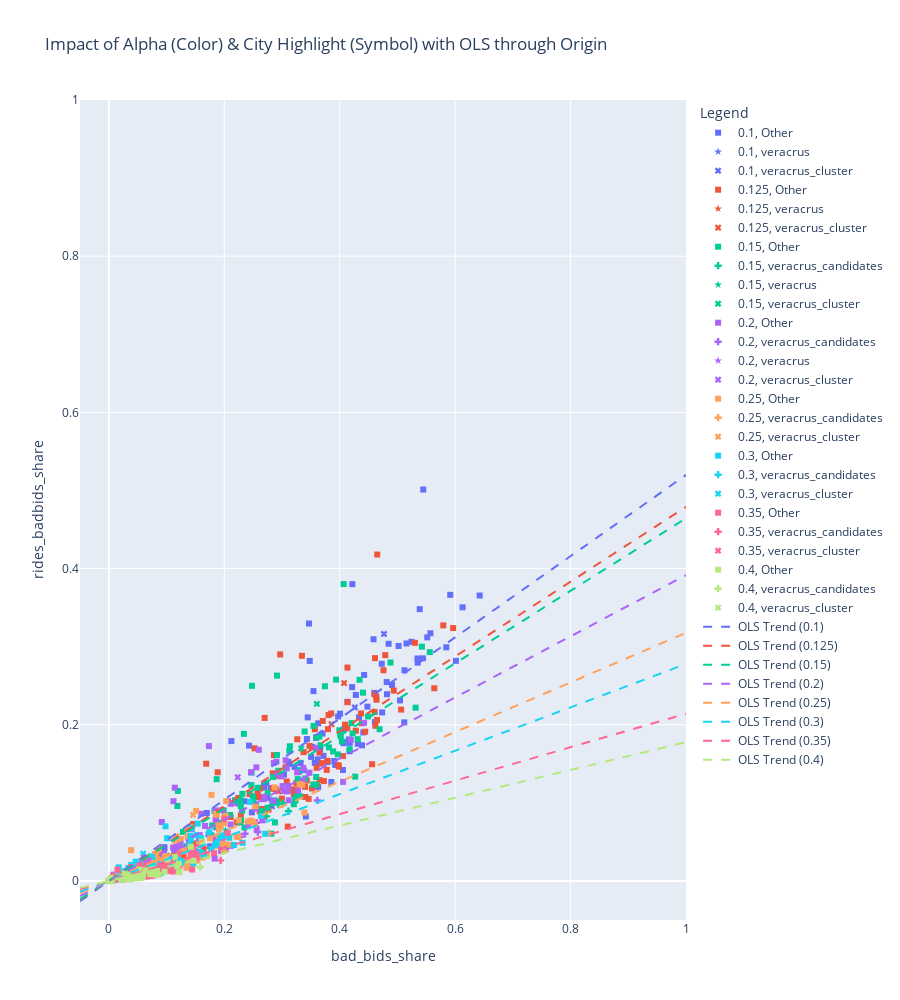

Here is the notebook cell this chart was saved with:
### Code cell
df_filtered = result_df.copy()
df_filtered['alpha_value_str'] = df_filtered['alpha_value'].astype(str)

df_filtered['highlight_status'] = 'Other'
df_filtered.loc[veracrus_candidates.index, 'highlight_status'] = 'veracrus_candidates'
try:
    df_filtered.loc[veracrus_candidates_refined.index, 'highlight_status'] = 'veracrus_candidates_refined'
except:
    pass
df_filtered.loc[reference_points_data.index, 'highlight_status'] = 'veracrus'

city_ids_for_veracrus = [4271, 4515, 4236, 5504, 5548]
df_filtered.loc[df_filtered['city_id'].isin(city_ids_for_veracrus), 'highlight_status'] = 'veracrus_cluster'

df_filtered = df_filtered[df_filtered['rides_count'] >= MIN_COMPLETED_ORDERS].copy()

if df_filtered.empty:
    print(f"DataFrame пуст после фильтрации с MIN_COMPLETED_ORDERS = {MIN_COMPLETED_ORDERS}. График не будет построен.")
else:
    fig = px.scatter(df_filtered,
                     x='bad_bids_share',
                     y='rides_badbids_share',
                     color='alpha_value_str',
                     symbol='highlight_status',
                     symbol_map={
                         'veracrus': 'star',
                         'veracrus_candidates': 'cross'
                     },
                     hover_data=df_filtered.columns.tolist(),
                     title='Impact of Alpha (Color) & City Highlight (Symbol) with OLS through Origin',
                     labels={
                         'share_of_bad_bids': 'Share of Bad Bids',
                         'share_done_orders_with_bad_tender': 'Share of Completed Orders with Bad Tender',
                         'alpha_value_str': 'Alpha Value',
                         'highlight_status': 'City Status'
                     }
                    )

    alpha_color_map = {}
    for trace in fig.data:
        alpha_val_for_trace = trace.legendgroup
        if alpha_val_for_trace not in alpha_color_map:
            alpha_color_map[alpha_val_for_trace] = trace.marker.color
    print(alpha_color_map)

    unique_alpha_values = sorted(df_filtered['alpha_value_str'].unique())

    for current_alpha_str in unique_alpha_values:
        # Данные для OLS берутся по ВСЕМ точкам для текущего current_alpha_str
        group_data_for_ols = df_filtered[df_filtered['alpha_value_str'] == current_alpha_str]

        x_data = group_data_for_ols['bad_bids_share']
        y_data = group_data_for_ols['rides_badbids_share']

        valid_indices = x_data.notna() & y_data.notna()
        x_clean = x_data[valid_indices]
        y_clean = y_data[valid_indices]

        if len(x_clean) >= 2:
            try:
                model = sm.OLS(y_clean, x_clean)
                results = model.fit()

                if results.params.empty:
                    print(f"Предупреждение: Параметры OLS пусты для alpha_value_str = {current_alpha_str}.")
                    continue
                
                slope = results.params.iloc[0]

                if pd.notna(slope) and np.isfinite(slope):
                    x_range_for_line = np.array([-0.05, 1.0])
                    y_line = slope * x_range_for_line
                    
                    line_color = get_color_for_alpha(current_alpha_str, alpha_color_map)
                    if line_color is None:
                        print(f"Предупреждение: Цвет не найден для OLS alpha_value_str = {current_alpha_str}. Используется черный.")
                        line_color = 'rgba(0,0,0,0.5)'

                    fig.add_trace(go.Scatter(
                        x=x_range_for_line,
                        y=y_line,
                        mode='lines',
                        name=f'OLS Trend ({current_alpha_str})',
                        line=dict(color=line_color, width=2, dash='dash'),
                        legendgroup=f"group_{current_alpha_str}", 
                        showlegend=True
                    ))
                else:
                    print(f"Предупреждение: Наклон (slope) NaN/Inf для alpha_value_str = {current_alpha_str}.")
            except Exception as e:
                print(f"Ошибка OLS для alpha_value_str = {current_alpha_str}: {e}")
        else:
            print(f"Мало данных (нужно >= 2, есть {len(x_clean)}) для OLS alpha_value_str = {current_alpha_str}.")

    fig.update_layout(
        xaxis=dict(range=[-0.05, 1]),
        yaxis=dict(range=[-0.05, 1]),
        height=1000,
        legend_title_text="Legend"
    )

    fig.show()
